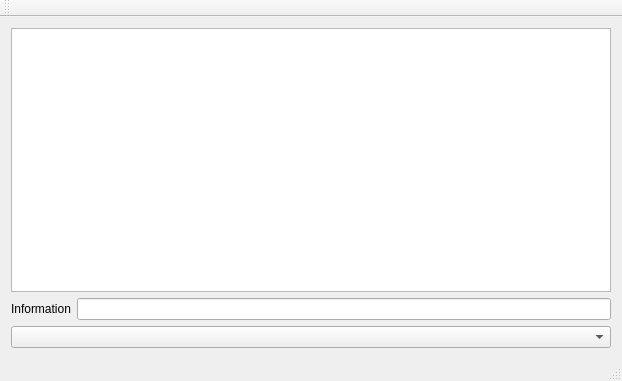
<?xml version="1.0" encoding="UTF-8"?>
<ui version="4.0">
 <class>MainWindow</class>
 <widget class="QMainWindow" name="MainWindow">
  <property name="geometry">
   <rect>
    <x>0</x>
    <y>0</y>
    <width>622</width>
    <height>381</height>
   </rect>
  </property>
  <property name="windowTitle">
   <string>MainWindow</string>
  </property>
  <widget class="QWidget" name="centralWidget">
   <layout class="QVBoxLayout" name="verticalLayout_2">
    <item>
     <layout class="QVBoxLayout" name="verticalLayout">
      <item>
       <widget class="QTableView" name="tableView">
        <property name="alternatingRowColors">
         <bool>true</bool>
        </property>
        <property name="selectionMode">
         <enum>QAbstractItemView::ExtendedSelection</enum>
        </property>
        <property name="gridStyle">
         <enum>Qt::DashLine</enum>
        </property>
       </widget>
      </item>
      <item>
       <layout class="QHBoxLayout" name="horizontalLayout">
        <item>
         <widget class="QLabel" name="label">
          <property name="text">
           <string>Information</string>
          </property>
         </widget>
        </item>
        <item>
         <widget class="QLineEdit" name="lineEdit"/>
        </item>
       </layout>
      </item>
     </layout>
    </item>
    <item>
     <widget class="QComboBox" name="comboBox_departement"/>
    </item>
   </layout>
  </widget>
  <widget class="QMenuBar" name="menuBar">
   <property name="geometry">
    <rect>
     <x>0</x>
     <y>0</y>
     <width>622</width>
     <height>25</height>
    </rect>
   </property>
  </widget>
  <widget class="QToolBar" name="mainToolBar">
   <attribute name="toolBarArea">
    <enum>TopToolBarArea</enum>
   </attribute>
   <attribute name="toolBarBreak">
    <bool>false</bool>
   </attribute>
  </widget>
  <widget class="QStatusBar" name="statusBar"/>
 </widget>
 <layoutdefault spacing="6" margin="11"/>
 <resources/>
 <connections/>
</ui>
